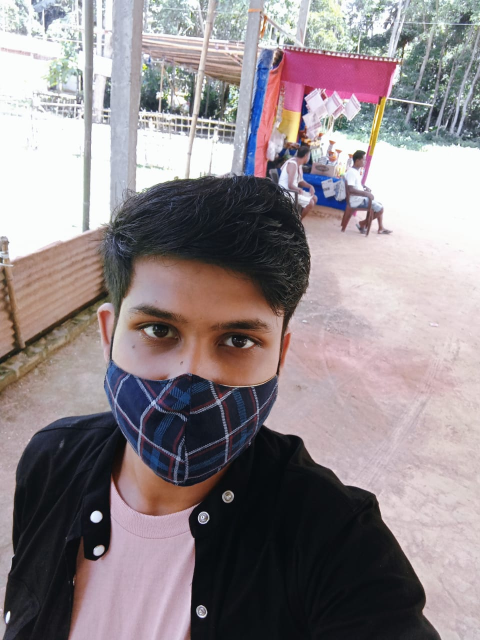
#> input picture photo.jpeg, 960 x 1280 px (shown at 1/2 size)
$ jupyter execute --allow-errors 'Open cv tutorial(Basic).ipynb'   (text cells are left out)
#> lines starting #> are read from the running program, lines starting #| are printed output that depends on the picture; after the words box and inside, x2 and y2 are one past the last pixel; in counts of white or black regions, pixels touching at a corner belong together
[cell 1]
import cv2 as cv

[cell 2]
def rescaling(width,height):
    #works only on live video
    capture.set(3,width)
    capture.set(4,height)

[cell 3]
def resolution(frame,ratio=1.25):
    # works on video, photo,live video
    width=int(frame.shape[1] * ratio)
    height=int(frame.shape[0]*ratio)
    dimension=(width,height)
    return cv.resize(frame,dimension,interpolation=cv.INTER_AREA)


def resolution1(frame,ratio=0.5):
    # works on video, photo,live video
    width=int(frame.shape[1] * ratio)
    height=int(frame.shape[0]*ratio)
    dimension=(width,height)
    return cv.resize(frame,dimension,interpolation=cv.INTER_CUBIC)

[cell 4]
image=cv.imread('photo.jpeg')
#> image is the input picture: shape (1280, 960, 3); mean B, G, R 138.7, 135.3, 144.5
cv.imshow("photo viewer",image)
cv.imshow("Photo decrement",resolution(image))
cv.imshow("Photo linear",resolution1(image))
cv.waitKey(0)
cv.destroyAllWindows()

[cell 5]
vid = cv.VideoCapture(0)
while(True):
    ret, frame = vid.read()
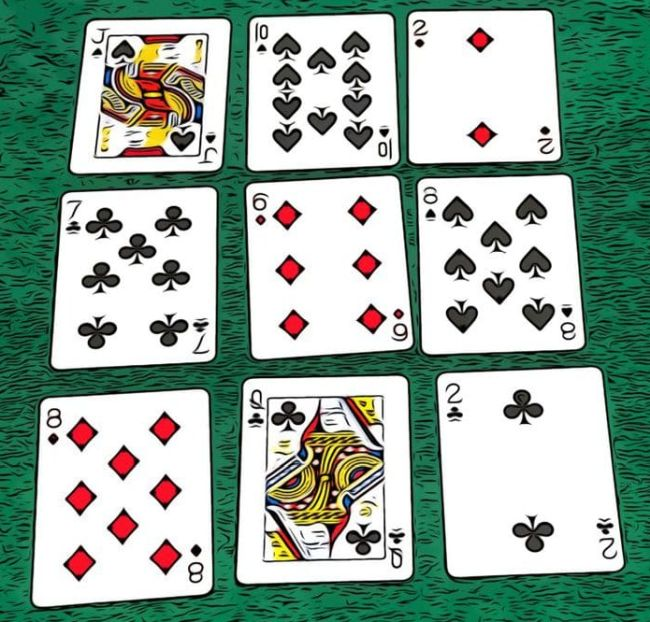
#> input picture cards.jpg, 650 x 622 px, given in place of the camera
#> frame is the input picture: shape (622, 650, 3); mean B, G, R 157.1, 169.5, 148.2
    if (cv.waitKey(1) & 0xFF == ord('q')) or ret==False:
#> (key q is pressed here)
        break

    ModFrame=resolution(frame)
    cv.imshow('frame', ModFrame)
vid.release()
cv.destroyAllWindows()

[cell 6]
#creating blank image
import numpy as np
blank=np.zeros((5000,5000,3),dtype="uint8")
cv.imshow("blank",blank)
cv.waitKey(0)
cv.destroyAllWindows()

[cell 7]
#drawing in the image
blank[:]=0,0,255
cv.imshow("blank",blank)
cv.waitKey(0)
cv.destroyAllWindows()

[cell 8]
#coluring specific area
blank=np.zeros((500,500,3),dtype="uint8")
cv.imshow("blank",blank)
blank[200:300,250:350]=0,0,255
cv.imshow("blank",blank)
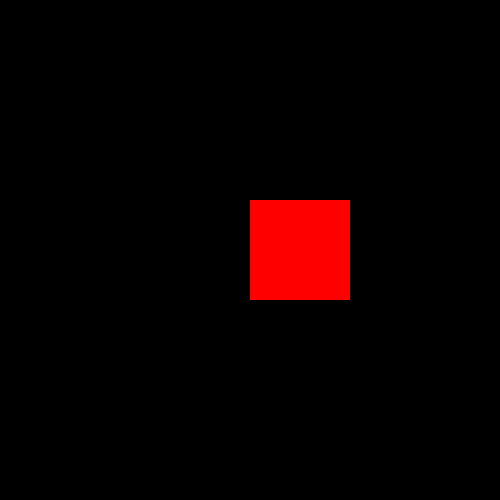
#> window 'blank': shape (500, 500, 3); mean B, G, R 0, 0, 10.2
cv.waitKey(0)
cv.destroyAllWindows()

[cell 9]
import numpy as np
blank=np.ones((500,500,3),dtype="uint8")

[cell 10]
#Creating rectangle
cv.rectangle(blank,(0,0),(550,250),(0,200,150),thickness=1)
cv.imshow("rectangle",blank)
cv.waitKey(0)
cv.destroyAllWindows()

[cell 11]
#Creating rectangle
#thickness=cv.FILLED fill the shape with color
cv.rectangle(blank,(0,0),(550,250),(0,255,0),thickness=cv.FILLED)
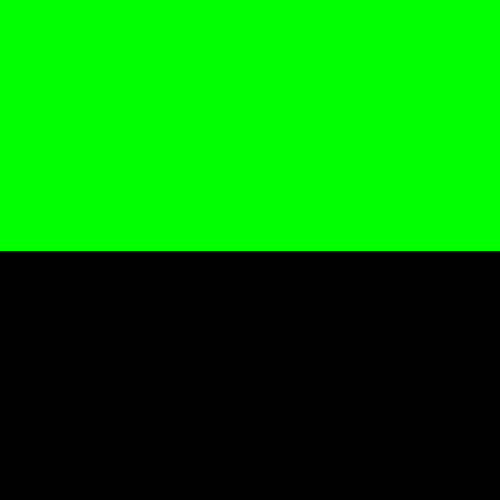
#> blank: shape (500, 500, 3); mean of channels 0, 1, 2 0.5, 128.5, 0.5; drawn as B, G, R
cv.imshow("rectangle",blank)
cv.waitKey(0)
cv.destroyAllWindows()

[cell 12]
#Creating circle
cv.circle(blank,(250,250),200,(255,0,0),thickness=-1)
cv.imshow('circle',blank)
cv.waitKey(0)
cv.destroyAllWindows()

[cell 13]
#Creating line
cv.line(blank,(250*2,250*2),(0,0),(255,0,0),thickness=3)
cv.imshow('line',blank)
cv.waitKey(0)
cv.destroyAllWindows()

[cell 14]
#putting text
cv.putText(blank,"Hello my name is manash das",(0,255),cv.FONT_HERSHEY_TRIPLEX,0.5,(0,255,0),1)
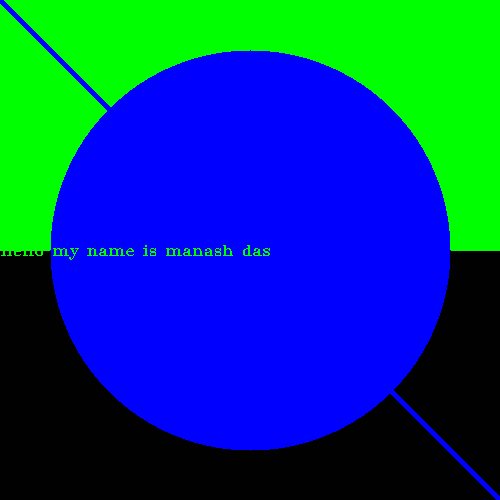
#> blank: shape (500, 500, 3); mean of channels 0, 1, 2 129.2, 64, 0.2; drawn as B, G, R
cv.imshow('TEXT',blank)
cv.waitKey(0)
cv.destroyAllWindows()

[cell 15]
#creating image in greyscale
image=cv.imread('photo.jpeg')
image=resolution(image)
grey=cv.cvtColor(image,cv.COLOR_BGR2GRAY)
cv.imshow("image",image)
cv.imshow("Grey",grey)
cv.waitKey(0)
cv.destroyAllWindows()

[cell 16]
#Blur image
image=cv.imread('photo.jpeg')
image=resolution(image)
cv.imshow('original image',image)
blur=cv.GaussianBlur(image,(3,3),cv.BORDER_DEFAULT)
cv.imshow('Blur image',blur)
cv.waitKey(0)
cv.destroyAllWindows()

[cell 17]
#Edge detection
canny=cv.Canny(image,150,100)
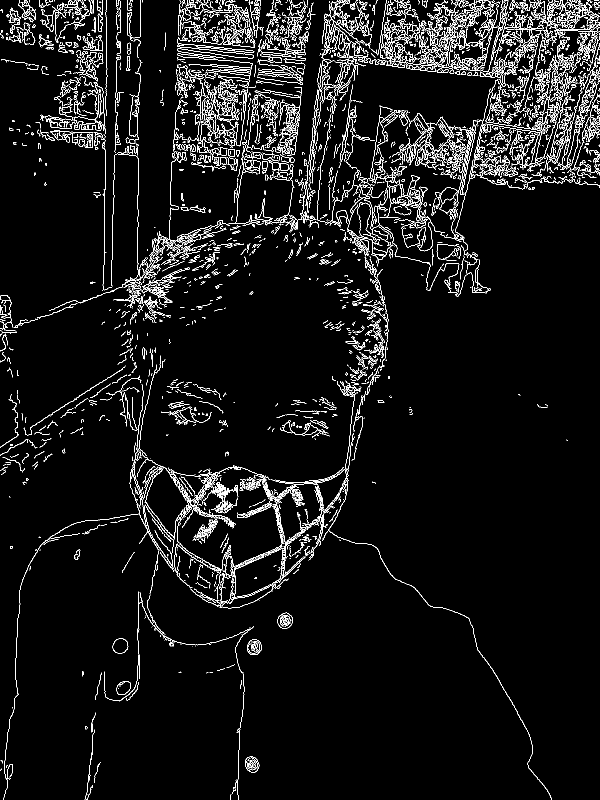
#> canny: shape (1600, 1200) (shown at 1/2 size); 5.5% white in thin lines or dots
#canny1=cv.Canny(blur,10,150)
#cv.imshow('Less',canny1)
cv.imshow("Edge detection",canny)
#Dilated
#dilated=cv.dilate(canny1,(1,1),iterations=10)
dilated2=cv.dilate(canny,(1,1),iterations=1)
#> dilated2: shape (1600, 1200); 8.4% white in thin lines or dots
cv.imshow("Dilated1",dilated2)
#cv.imshow("Dilated2",dilated)
cv.waitKey(0)
cv.destroyAllWindows()

[cell 18]
#Dilated
#dilated=cv.dilate(canny1,(1,1),iterations=10)
dilated=cv.dilate(canny,(1,1),iterations=1)
cv.imshow("Dilated1",dilated2)
#cv.imshow("Dilated2",dilated)

cv.waitKey(0)
cv.destroyAllWindows()

[cell 19]
#Eroded
Eroded=cv.erode(dilated,(7,7),iterations=3)
#> Eroded: shape (1600, 1200); 2.1% white in thin lines or dots
cv.imshow("Eroded",Eroded)
cv.waitKey(0)
cv.destroyAllWindows()

[cell 20]
#Resize
image=cv.imread('photo.jpeg')
resize=cv.resize(image,(1000,1000),interpolation=cv.INTER_CUBIC)
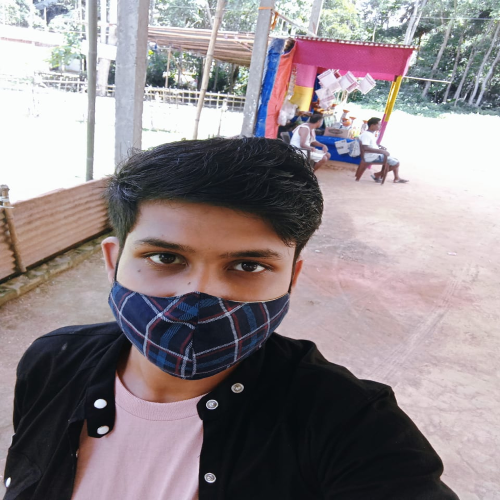
#> resize: shape (1000, 1000, 3) (shown at 1/2 size); mean B, G, R 138.7, 135.3, 144.5
cv.imshow("image",resize)
cv.waitKey(0)
cv.destroyAllWindows()

[cell 21]
#Cropping
image=cv.imread("photo.jpeg")
image=resolution(image)
cropped=image[100:100,300:300]#slicing
#> cropped = empty array
cv.imshow("crop",image)
cv.waitKey(0)
cv.destroyAllWindows()

[cell 22]
#image shifting
def shifting(img,x,y):
    shift=np.float32([[50,50,x],[50,50,y]])
    print(shift)
    dimension=[img.shape[1],img.shape[0]]
    return cv.warpAffine(img,shift,dimension)

# -x->moves left
# -y->moves up
# x->moves right
# y->moves down
img=resolution(image,0.5)
shifting=shifting(img,100,100)
cv.imshow("shifter image",shifting)
cv.imshow("image",image)

cv.waitKey(0)
cv.destroyAllWindows()

[cell 23]
#image Rotation
def rotate(image,angle,rotpoint=None):
    (height,width)=image.shape[0:2]
    if(rotpoint==None):
        rotpoint=(width//2,height//2)
    rotMat=cv.getRotationMatrix2D(rotpoint,angle,0.5)
    dimensions=(width,height)
    return cv.warpAffine(image,rotMat,dimensions)

Rotating=rotate(img,45)

cv.imshow("Rotate image",Rotating)

cv.waitKey(0)
cv.destroyAllWindows()
# + angle->anticlockwise
# - angle->clockwise

[cell 24]
#flip image
flip=cv.flip(img,-1)
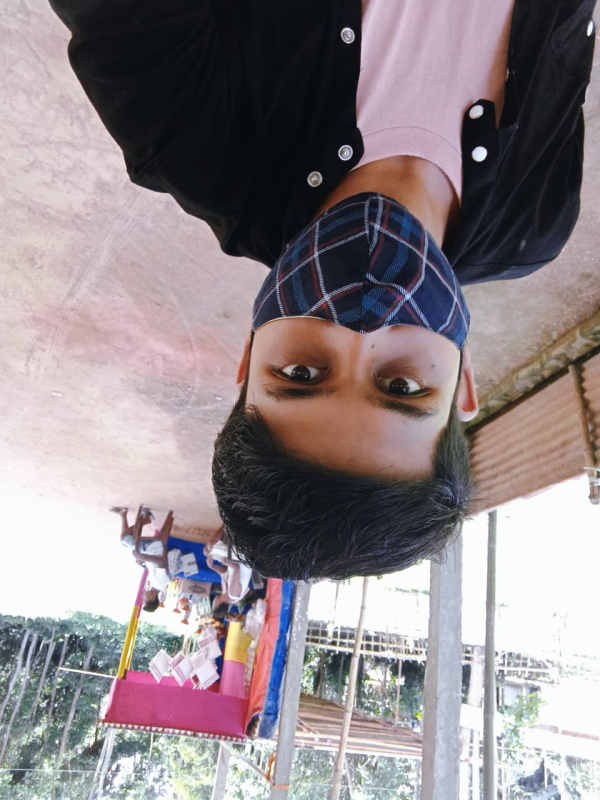
#> flip: shape (800, 600, 3); mean B, G, R 138.9, 135.5, 144.7
cv.imshow("flip image",flip)
cv.waitKey(0)
cv.destroyAllWindows()

[cell 25]
#Counter
import cv2 as cv
image=cv.imread("photo.jpeg")
canny=cv.Canny(image,200,200)
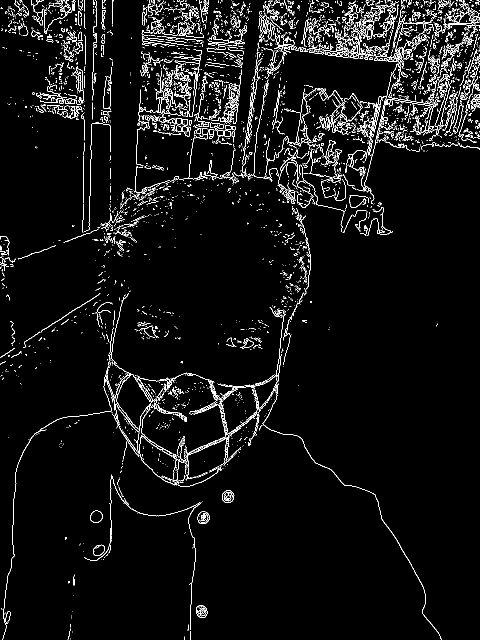
#> canny: shape (1280, 960) (shown at 1/2 size); 4.5% white in thin lines or dots
cv.imshow("canny image",canny)
counter,heirarchies=cv.findContours(canny,cv.RETR_LIST, cv.CHAIN_APPROX_SIMPLE)
#> counter = 4936 contours, 4739 with area under 20; largest, box (x1, y1, x2, y2) and area: (180, 1021, 206, 1046) 462, (444, 980, 469, 1006) 462, (395, 1023, 419, 1048) 456, (180, 1021, 206, 1046) 440, (444, 980, 469, 1006) 440
print(heirarchies)
#> (printed output is left out)
#counter -> stores all coordinates of contours
print(len(counter))
#| 4936
cv.waitKey(0)
cv.destroyAllWindows()

[cell 26]
#Blank image
import numpy as np
blank=np.zeros(image.shape,dtype='uint8')
cv.imshow("blank",blank)
cv.waitKey(0)
cv.destroyAllWindows()

#> (a cell that did not finish here is left out)

[cell 28]
#placing contours
cv.drawContours(blank,counter,-1,(0,255,0),1)
#> blank: shape (1280, 960, 3)
cv.imshow("placing contours",blank)
cv.waitKey(0)
cv.destroyAllWindows()

#> (a cell that did not finish here is left out)

[cell 30]
rgb=cv.cvtColor(image,cv.COLOR_BGR2RGB)
cv.imshow("RGB",rgb)
cv.waitKey(0)

[cell 31]
#Laplacian
lap=cv.Laplacian(grey,cv.CV_64F)
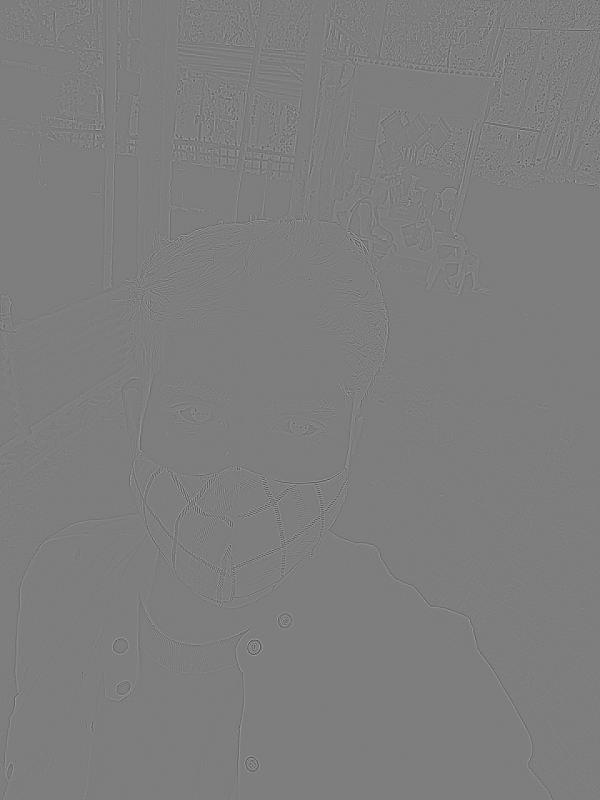
#> lap: shape (1600, 1200) float64 (shown at 1/2 size); min -262, max 267, mean 0; drawn with min black and max white
lap=np.uint8(np.absolute(lap))
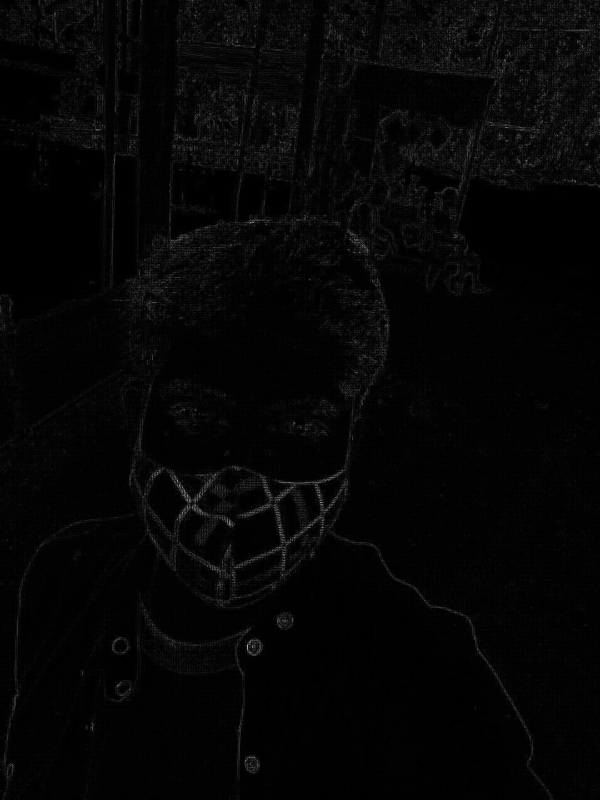
#> lap: shape (1600, 1200) (shown at 1/2 size); min 0, max 245, mean 5.2
cv.imshow("Laplacian",lap)
cv.waitKey(0)
cv.destroyAllWindows()
